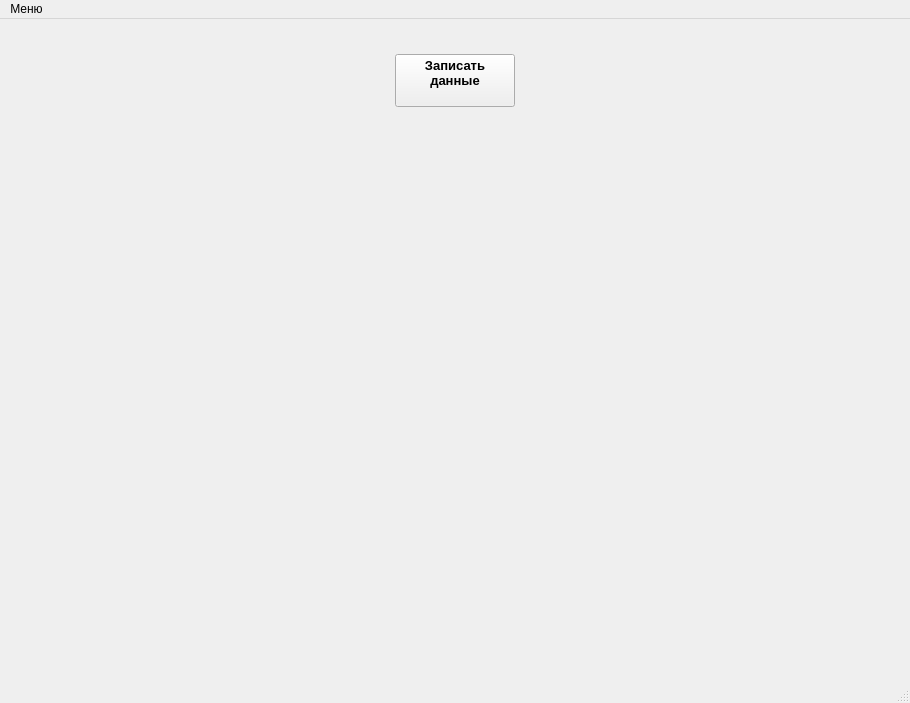
<?xml version="1.0" encoding="UTF-8"?>
<ui version="4.0">
 <class>MainWindow</class>
 <widget class="QMainWindow" name="MainWindow">
  <property name="geometry">
   <rect>
    <x>0</x>
    <y>0</y>
    <width>910</width>
    <height>703</height>
   </rect>
  </property>
  <property name="minimumSize">
   <size>
    <width>900</width>
    <height>700</height>
   </size>
  </property>
  <property name="windowTitle">
   <string>MainWindow</string>
  </property>
  <widget class="QWidget" name="centralwidget">
   <layout class="QVBoxLayout" name="verticalLayout" stretch="0,0,10">
    <item>
     <layout class="QVBoxLayout" name="verticalLayout_2">
      <item>
       <layout class="QHBoxLayout" name="horizontalLayout_3">
        <item>
         <spacer name="horizontalSpacer">
          <property name="orientation">
           <enum>Qt::Horizontal</enum>
          </property>
          <property name="sizeHint" stdset="0">
           <size>
            <width>40</width>
            <height>20</height>
           </size>
          </property>
         </spacer>
        </item>
        <item>
         <widget class="QLabel" name="l_warning">
          <property name="text">
           <string/>
          </property>
         </widget>
        </item>
        <item>
         <spacer name="horizontalSpacer_4">
          <property name="orientation">
           <enum>Qt::Horizontal</enum>
          </property>
          <property name="sizeHint" stdset="0">
           <size>
            <width>40</width>
            <height>20</height>
           </size>
          </property>
         </spacer>
        </item>
       </layout>
      </item>
     </layout>
    </item>
    <item>
     <layout class="QHBoxLayout" name="horizontalLayout">
      <item>
       <spacer name="horizontalSpacer_2">
        <property name="orientation">
         <enum>Qt::Horizontal</enum>
        </property>
        <property name="sizeHint" stdset="0">
         <size>
          <width>40</width>
          <height>20</height>
         </size>
        </property>
       </spacer>
      </item>
      <item>
       <widget class="QPushButton" name="pushButton_save_data">
        <property name="minimumSize">
         <size>
          <width>120</width>
          <height>40</height>
         </size>
        </property>
        <property name="font">
         <font>
          <pointsize>10</pointsize>
          <weight>75</weight>
          <bold>true</bold>
         </font>
        </property>
        <property name="text">
         <string>Записать 
данные
</string>
        </property>
       </widget>
      </item>
      <item>
       <spacer name="horizontalSpacer_3">
        <property name="orientation">
         <enum>Qt::Horizontal</enum>
        </property>
        <property name="sizeHint" stdset="0">
         <size>
          <width>40</width>
          <height>20</height>
         </size>
        </property>
       </spacer>
      </item>
     </layout>
    </item>
    <item>
     <layout class="QHBoxLayout" name="horizontalLayout_2">
      <item>
       <widget class="QWidget" name="widget" native="true">
        <widget class="MplWidget" name="MplWidget_CPU" native="true">
         <property name="geometry">
          <rect>
           <x>10</x>
           <y>10</y>
           <width>421</width>
           <height>261</height>
          </rect>
         </property>
        </widget>
        <widget class="MplWidget" name="MplWidget_Traffic" native="true">
         <property name="geometry">
          <rect>
           <x>0</x>
           <y>280</y>
           <width>431</width>
           <height>261</height>
          </rect>
         </property>
        </widget>
        <widget class="MplWidget" name="MplWidget_RAM" native="true">
         <property name="geometry">
          <rect>
           <x>450</x>
           <y>10</y>
           <width>421</width>
           <height>261</height>
          </rect>
         </property>
        </widget>
        <widget class="MplWidget" name="MplWidget_Connects" native="true">
         <property name="geometry">
          <rect>
           <x>450</x>
           <y>280</y>
           <width>421</width>
           <height>261</height>
          </rect>
         </property>
        </widget>
       </widget>
      </item>
     </layout>
    </item>
   </layout>
  </widget>
  <widget class="QMenuBar" name="menubar">
   <property name="geometry">
    <rect>
     <x>0</x>
     <y>0</y>
     <width>910</width>
     <height>22</height>
    </rect>
   </property>
   <widget class="QMenu" name="Actions">
    <property name="title">
     <string>Меню</string>
    </property>
    <addaction name="About"/>
   </widget>
   <addaction name="Actions"/>
  </widget>
  <widget class="QStatusBar" name="statusbar"/>
  <action name="New">
   <property name="text">
    <string>Создать новый сценарий</string>
   </property>
  </action>
  <action name="Clear">
   <property name="text">
    <string>Очистить сценарий</string>
   </property>
  </action>
  <action name="About">
   <property name="text">
    <string>О программе</string>
   </property>
  </action>
 </widget>
 <customwidgets>
  <customwidget>
   <class>MplWidget</class>
   <extends>QWidget</extends>
   <header>mplwidget.h</header>
   <container>1</container>
  </customwidget>
 </customwidgets>
 <resources/>
 <connections/>
</ui>
